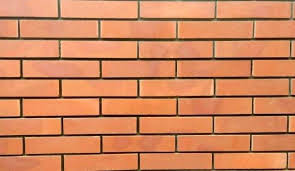
#> input picture OpenCV using Python/Images/brick.jpeg, 295 x 171 px
$ jupyter execute 'Blurring And Smoothing.ipynb'
#> lines starting #> are read from the running program, lines starting #| are printed output that depends on the picture
[cell 1]
import cv2
import matplotlib.pyplot as plt
import numpy as np

[cell 2]
def load_img():
    img = cv2.imread('Images/brick.jpeg').astype(np.float32) / 255
    img = cv2.cvtColor(img,cv2.COLOR_BGR2RGB)
    return img

[cell 3]
def disp_img(img):
    fig = plt.figure(figsize=(10,10))
    ax = fig.add_subplot(111)
    ax.imshow(img)

[cell 4]
img = load_img()

[cell 5]
disp_img(img)

### Gamma Correction

[cell 6]
gamma = 10

[cell 7]
res = np.power(img,gamma)
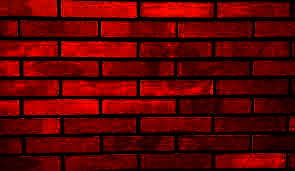
#> res: shape (171, 295, 3) float32; mean R, G, B 0.366, 0.00675, 0.000491
disp_img(res)

[cell 8]
gamma = 1/4

[cell 9]
res = np.power(img,gamma)
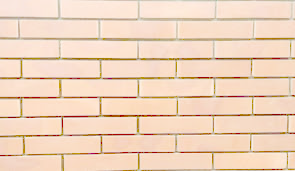
#> res: shape (171, 295, 3) float32; mean R, G, B 0.941, 0.835, 0.748
disp_img(res)

<b> If u decrease the value of gamma , the brightness of the image increases , while if u decrease the value of gamma , the brightness of the image decreases. </b>

[cell 10]
# Adding a text

font = cv2.FONT_HERSHEY_COMPLEX

img = cv2.putText(img,text="Hello",org=(10,100),fontFace=font,fontScale=3,color=(255,0,0),thickness=1)
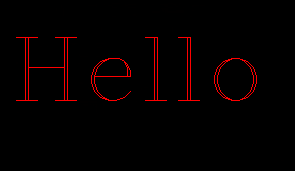
#> img: shape (171, 295, 3) float32; mean R, G, B 6.3, 0.5, 0.4

disp_img(img)

[cell 11]
# Setting up the kernel for the low pass filter

kernel = np.ones(shape=(5,5),dtype=np.float32)/25

[cell 12]
kernel

[cell 13]
# 2D filter

dst = cv2.filter2D(img,-1,kernel)
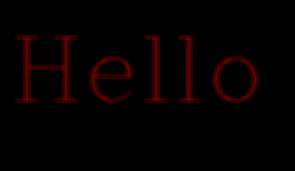
#> dst: shape (171, 295, 3) float32; mean R, G, B 6.3, 0.5, 0.4
disp_img(dst)

[cell 14]
# Blurred

blurred = cv2.blur(img,ksize=(10,10))
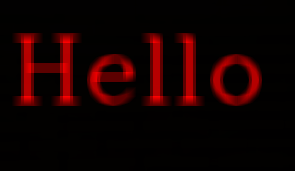
#> blurred: shape (171, 295, 3) float32; mean R, G, B 6.3, 0.5, 0.4; drawn with min black and max white
disp_img(blurred)
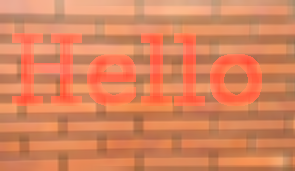
#> shown: shape (171, 295, 3) float32; mean R, G, B 0.856, 0.52, 0.365

[cell 15]
# Gaussian Blur

gauss = cv2.GaussianBlur(img,ksize=(7,7),sigmaX=1)
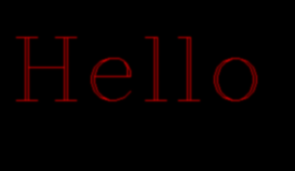
#> gauss: shape (171, 295, 3) float32; mean R, G, B 6.3, 0.5, 0.4
disp_img(gauss)
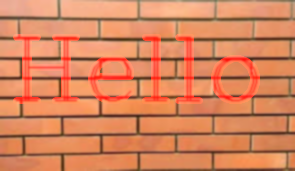
#> shown: shape (171, 295, 3) float32; mean R, G, B 0.846, 0.519, 0.364

[cell 16]
noise = cv2.imread('Images/noise.jpg').astype(np.float32) / 255
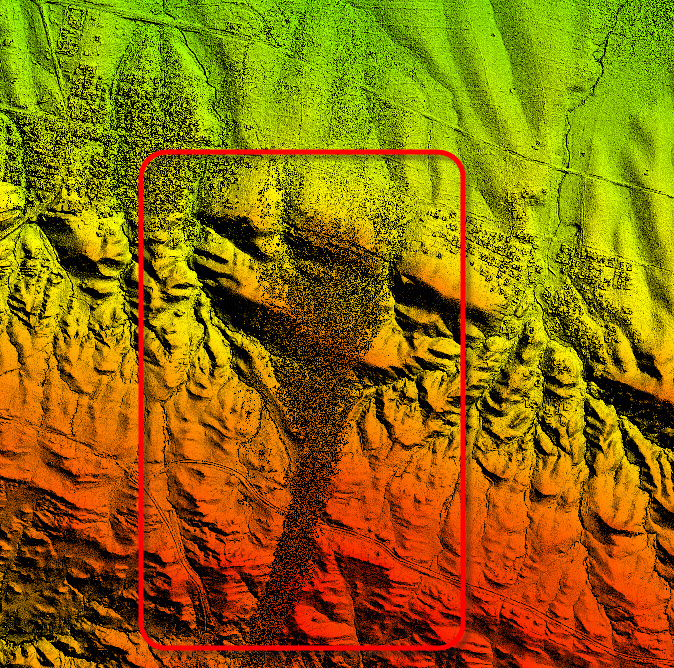
#> input picture OpenCV using Python/Images/noise.jpg, 674 x 668 px
noise = cv2.cvtColor(noise,cv2.COLOR_BGR2RGB)
disp_img(noise)

<b> 2D filters are used to reduce the noise in an image and to blur it </b>

[cell 17]
kernel = np.ones(shape=(5,5),dtype=np.float32)/25

[cell 18]
# 2D filter

dst = cv2.filter2D(noise,-1,kernel)
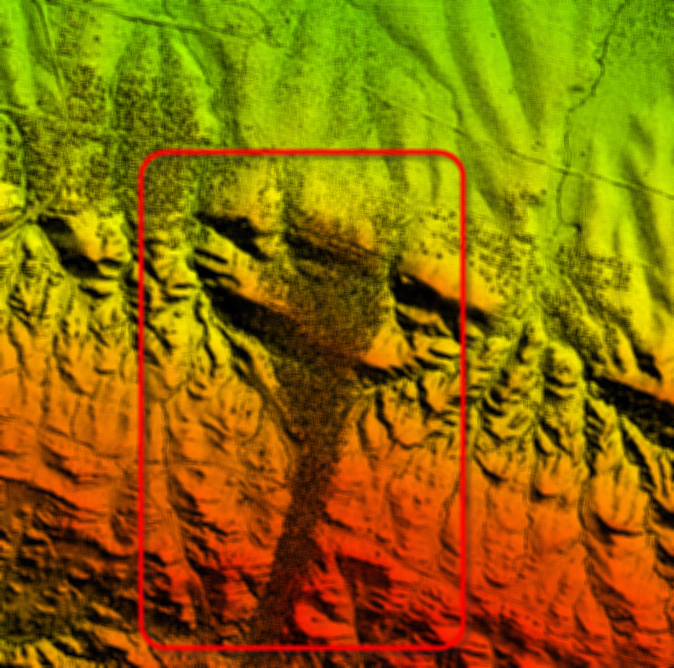
#> dst: shape (668, 674, 3) float32; mean R, G, B 0.559, 0.426, 0.0124
disp_img(dst)
